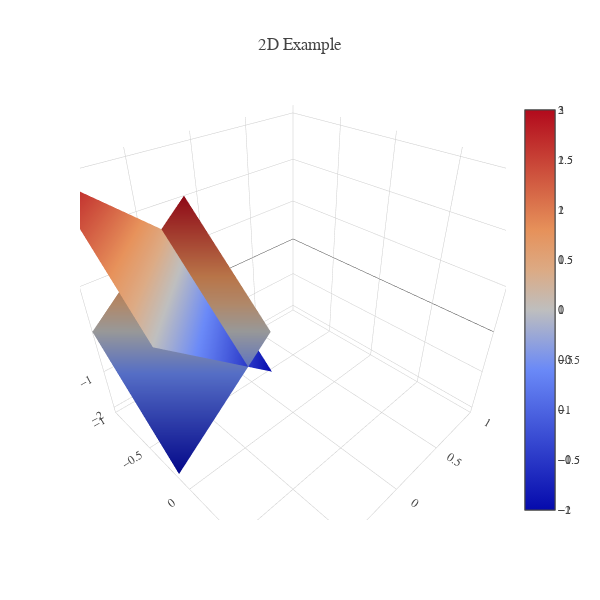

Notebook cell for this chart:
### Code cell
fig=go.Figure(data=data,layout=layout)
iplot(fig)
